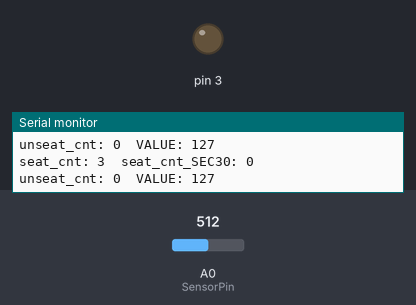
Simulated run of this sketch. Board: Arduino Uno, built with avr-gcc and run on an emulated ATmega328P. On the bench: output pins drawn as LEDs (lit = HIGH), the last lines printed to the serial monitor. The test bench sets the inputs (shaded band); at power-on: A0 (SensorPin) = 512.

Above: at 1.5 s.
1.6 s: A0 (SensorPin) set to 49
3.1 s: A0 (SensorPin) set to 40
At 3.3 s:
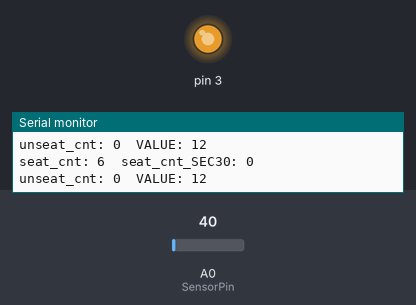
Timing chart, 0 to 6.1 s (numbered marks = the images above; inputs shaded):
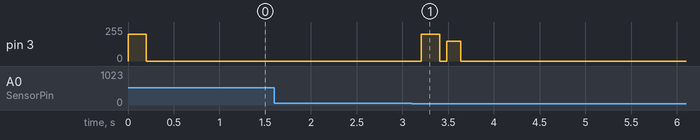

The sketch:

sketch_sep21a.ino
```cpp
// made by 조현우
// 의자에 오래 앉으면 진동이 울리는 장치.
// 45분 앉으면 30초 이상 일어서 있도록 유도함. 일어서서 스트레칭 권장.
int SensorPin = A0; //analog pin 0
int seat_cnt = 0;
int seat_cnt_SEC30 = 0;
int unseat_cnt = 0;
int INTERVAL = 500; //체크 간격 0.5초
int SEC30;
int sens_history = 0;
int THRESHOLD = 11;

void setup(){
  Serial.begin(9600);
  SEC30 = 30000/INTERVAL; //30초 루프 횟수
  analogWrite(3,0); //진동 세기 0
}

void loop(){

  int SensorReading = analogRead(SensorPin);

  int mfsr_r18 = map(SensorReading, 0, 1024, 0, 255);

  if(mfsr_r18 >= THRESHOLD){ //앉으면
    if(sens_history < THRESHOLD){ //일어섰다가 -> 앉은거면 신호
      analogWrite(3,200);
      delay(200);
      analogWrite(3,0);
    }

    seat_cnt++;
    unseat_cnt = 0;

    if(seat_cnt > SEC30){ //30초 넘게 앉아 있으면
      seat_cnt_SEC30++;
      seat_cnt = 0;
    }

    // *****진동*****
    if(seat_cnt_SEC30 >= 90){ // 45분 이상 앉으면
      analogWrite(3,200); //200세기의 진동
      seat_cnt--; //seat_cnt가 오버플로 나지 않도록.
    }
  }
  else{ //일어서면
    if(sens_history >= THRESHOLD){ //앉았다가 -> 일어선거면 신호
      analogWrite(3,200);
      delay(200);
      analogWrite(3,0);
      delay(80);
      analogWrite(3,150);
      delay(150);
      analogWrite(3,0);
    }

    unseat_cnt++;
    analogWrite(3,0); //0세기의 진동

    if(unseat_cnt > SEC30){ //30초 넘게 일어서있으면
      seat_cnt = 0;
      seat_cnt_SEC30 = 0;
      unseat_cnt--; //unseat_cnt가 오버플로 나지 않도록.
    }
  }

  Serial.print("seat_cnt: "); Serial.print(seat_cnt);
  Serial.print("\tseat_cnt_SEC30: "); Serial.println(seat_cnt_SEC30);
  Serial.print("unseat_cnt: "); Serial.print(unseat_cnt);
  Serial.print("\tVALUE: ");Serial.println(mfsr_r18);


  sens_history = mfsr_r18;
  delay(INTERVAL); //0.5초마다 확인
}
```

Measured:
- the behaviour switches between 45 and 44 on A0 (SensorPin) (found by bisection; images 0 and 1)
- after the input at 3.1 s, pin 3: 0/255 → 200/255 after 0.11 s, → 0/255 0.20 s later, → 150/255 0.08 s later, → 0/255 0.15 s later
